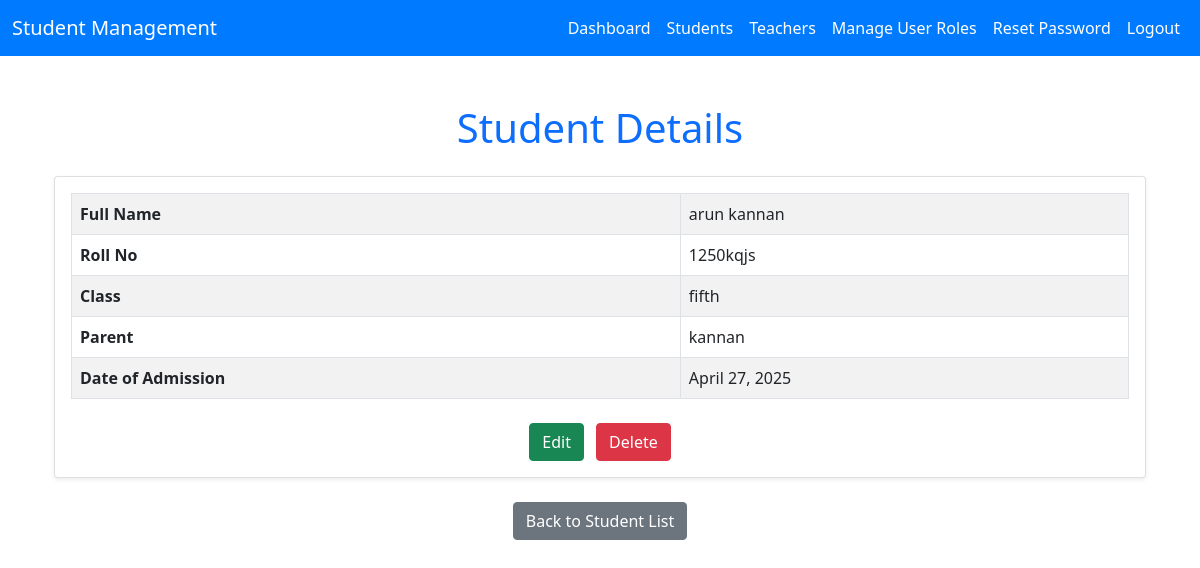
The app's page /adminpanel/students/4/ (signed in) with its own data.
### student/models.py (models this page shows, shortened)
class Student(models.Model):
    user = models.OneToOneField(CustomUser, on_delete=models.CASCADE)
    roll_no = models.CharField(max_length=20, unique=True)
    class_name = models.CharField(max_length=50)
    date_of_admission = models.DateField(auto_now_add=True)
    parent_name = models.CharField(max_length=100)

### authentication/models.py (models this page shows, shortened)
class CustomUser(AbstractBaseUser, PermissionsMixin):
    email = models.EmailField(unique=True)
    first_name = models.CharField(max_length=50)
    last_name = models.CharField(max_length=50)
    date_joined = models.DateTimeField(auto_now_add=True)
    ROLE_CHOICES = [
        ('student', 'Student'),
        ('teacher', 'Teacher'),
        ('admin', 'Admin'),
    ]
    role = models.CharField(max_length=10, choices=ROLE_CHOICES, default='student')
    is_active = models.BooleanField(default=False)
    is_staff = models.BooleanField(default=False)
    objects = CustomUserManager()
    USERNAME_FIELD = 'email'
    REQUIRED_FIELDS = [ 'first_name', 'last_name']  # Ensure 'username' is a required field for superuser creation

### adminpanel/views.py (the view)
# urls.py: path('students/<int:student_id>/', views.student_detail, name='student_detail'),  # New URL pattern
@login_required
@user_passes_test(is_admin)
def student_detail(request, student_id):
    student = get_object_or_404(Student, pk=student_id)
    return render(request, 'adminpanel/student_detail.html', {'student': student})

### adminpanel/views.py (called while the page is built)
def is_admin(user):
    return user.is_authenticated and user.role == 'admin'

### templates/adminpanel/student_detail.html (shortened to what this page needs)
{% extends "home/base.html" %}
{% load static %}
{% block content %}
<div class="container my-5">
    <h1 class="text-center text-primary mb-4">Student Details</h1>
    <div class="card shadow-sm">
        <div class="card-body">
            <table class="table table-bordered table-striped mb-0 table-lg">
                <tbody>
                    <tr>
                        <th scope="row">Full Name</th>
                        <td>{{ student.user.first_name }} {{ student.user.last_name }}</td>
                    </tr>
                    <tr>
                        <th scope="row">Roll No</th>
                        <td>{{ student.roll_no }}</td>
                    </tr>
                    <tr>
                        <th scope="row">Class</th>
                        <td>{{ student.class_name }}</td>
                    </tr>
                    <tr>
                        <th scope="row">Parent</th>
                        <td>{{ student.parent_name }}</td>
                    </tr>
                    <tr>
                        <th scope="row">Date of Admission</th>
                        <td>{{ student.date_of_admission }}</td>
                    </tr>
                </tbody>
            </table>
            <div class="text-center mt-4">
                <a href="{% url 'student_update' student.pk %}" class="btn btn-success me-2">Edit</a>
                <a href="#" onclick="confirmDelete({{ student.pk }})" class="btn btn-danger">Delete</a>
            </div>
        </div>
    </div>
    <div class="text-center mt-4">
        <a href="{% url 'student_list' %}" class="btn btn-secondary">Back to Student List</a>
    </div>
</div>
{% endblock %}

### records on screen
Student: user.first_name "arun", user.last_name "kannan", roll_no "1250kqjs", class_name "fifth", parent_name "kannan", date_of_admission "April 27, 2025"
